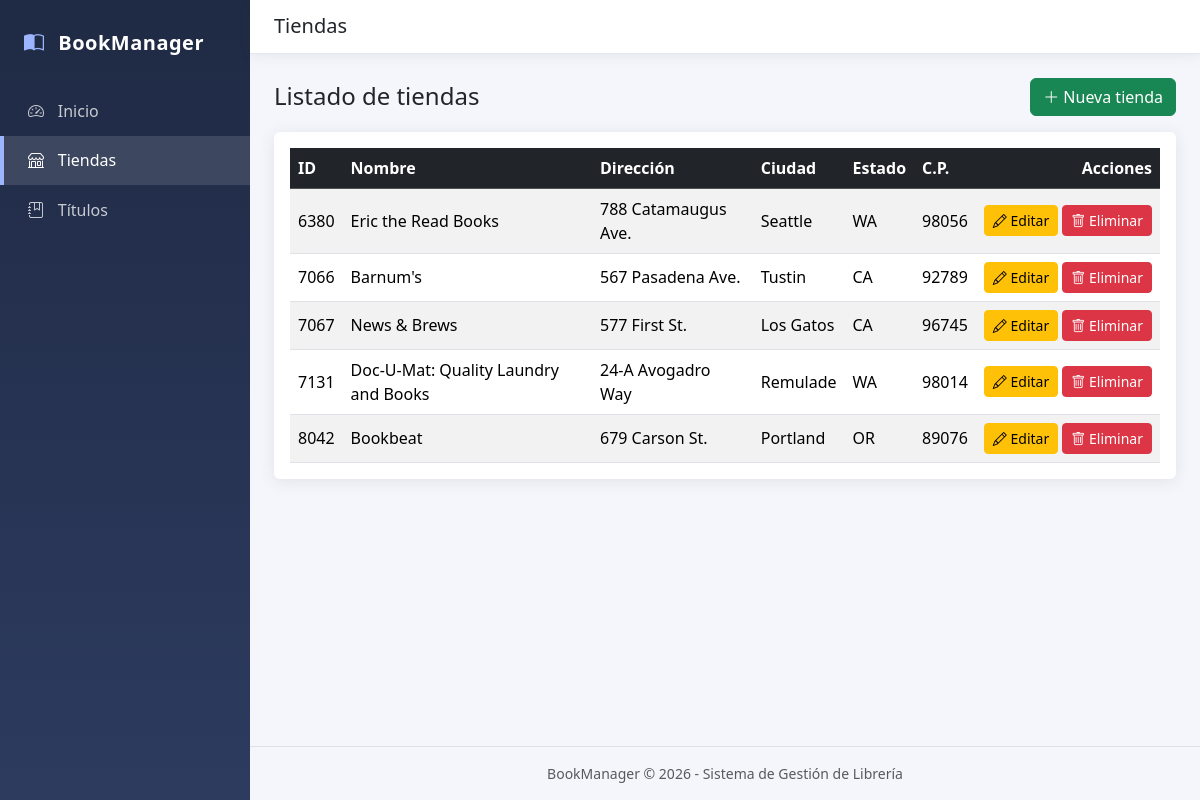
/views/tiendas/index.php, run on the app's committed database.
### tables this page shows
CREATE TABLE tiendas (
  id_tienda INT PRIMARY KEY,
  nombre_tienda VARCHAR(60) NOT NULL,
  direcc_tienda VARCHAR(60),
  ciudad VARCHAR(40),
  estado CHAR(2),
  codigo_postal VARCHAR(10)
);

### models/Tienda.php (called while the page is built, shortened)
<?php
class Tienda
{
    private PDO $db;
    public function __construct(PDO $db)
    {
        $this->db = $db;
    }
    public function getAll(): array
    {
        $stmt = $this->db->prepare("SELECT * FROM tiendas ORDER BY id_tienda");
        $stmt->execute();
        return $stmt->fetchAll();
    }
}

### includes/funciones.php (called while the page is built, shortened)
<?php
function e($valor): string
{
    return htmlspecialchars((string)$valor, ENT_QUOTES, 'UTF-8');
}

### views/tiendas/index.php (the view, shortened to what this page needs)
<?php
require_once __DIR__ . '/../../includes/funciones.php';
require_once __DIR__ . '/../../models/Tienda.php';
$db = conectarDB();
$tiendaModel = new Tienda($db);
$tiendas = $tiendaModel->getAll();
include __DIR__ . '/../../includes/header.php';
?>
<div class="d-flex justify-content-between align-items-center mb-3">
  <h2 class="h4 mb-0">Listado de tiendas</h2>
  <a href="crear.php" class="btn btn-success"><i class="bi bi-plus-lg"></i> Nueva tienda</a>
</div>
<div class="card">
  <div class="card-body table-responsive">
    <table class="table table-striped table-hover align-middle mb-0">
      <thead class="table-dark">
        <tr>
          <th>ID</th><th>Nombre</th><th>Dirección</th><th>Ciudad</th><th>Estado</th><th>C.P.</th><th class="text-end">Acciones</th>
        </tr>
      </thead>
      <tbody>
        <?php foreach ($tiendas as $t): ?>
          <tr>
            <td><?= e($t['id_tienda']) ?></td>
            <td><?= e($t['nombre_tienda']) ?></td>
            <td><?= e($t['direcc_tienda']) ?></td>
            <td><?= e($t['ciudad']) ?></td>
            <td><?= e($t['estado']) ?></td>
            <td><?= e($t['codigo_postal']) ?></td>
            <td class="text-end text-nowrap">
              <a href="editar.php?id=<?= urlencode($t['id_tienda']) ?>" class="btn btn-sm btn-warning"><i class="bi bi-pencil"></i> Editar</a>
              <a href="eliminar.php?id=<?= urlencode($t['id_tienda']) ?>" class="btn btn-sm btn-danger"><i class="bi bi-trash"></i> Eliminar</a>
            </td>
          </tr>
        <?php endforeach; ?>
      </tbody>
    </table>
  </div>
</div>
<?php include __DIR__ . '/../../includes/footer.php'; ?>

### assets/css/style.css (style rules this page uses)
:root { --sidebar-width: 250px; --sidebar-bg: #1f2a44; --sidebar-bg-2: #2d3b5f; --accent: #4e73df; }
body { background: #f4f6fb; }
.card { border: 0; box-shadow: 0 .15rem 1rem rgba(58, 59, 69, .1); }
.table thead th { white-space: nowrap; }

### data on the page
tiendas: id_tienda "6380", nombre_tienda "Eric the Read Books", direcc_tienda "788 Catamaugus Ave.", ciudad "Seattle", estado "WA", codigo_postal "98056"
tiendas: id_tienda "7066", nombre_tienda "Barnum's", direcc_tienda "567 Pasadena Ave.", ciudad "Tustin", estado "CA", codigo_postal "92789"
tiendas: id_tienda "7067", nombre_tienda "News & Brews", direcc_tienda "577 First St.", ciudad "Los Gatos", estado "CA", codigo_postal "96745"
tiendas: id_tienda "7131", nombre_tienda "Doc-U-Mat: Quality Laundry and Books", direcc_tienda "24-A Avogadro Way", ciudad "Remulade", estado "WA", codigo_postal "98014"
tiendas: id_tienda "8042", nombre_tienda "Bookbeat", direcc_tienda "679 Carson St.", ciudad "Portland", estado "OR", codigo_postal "89076"

### other printed values
$tituloPagina "Tiendas"
